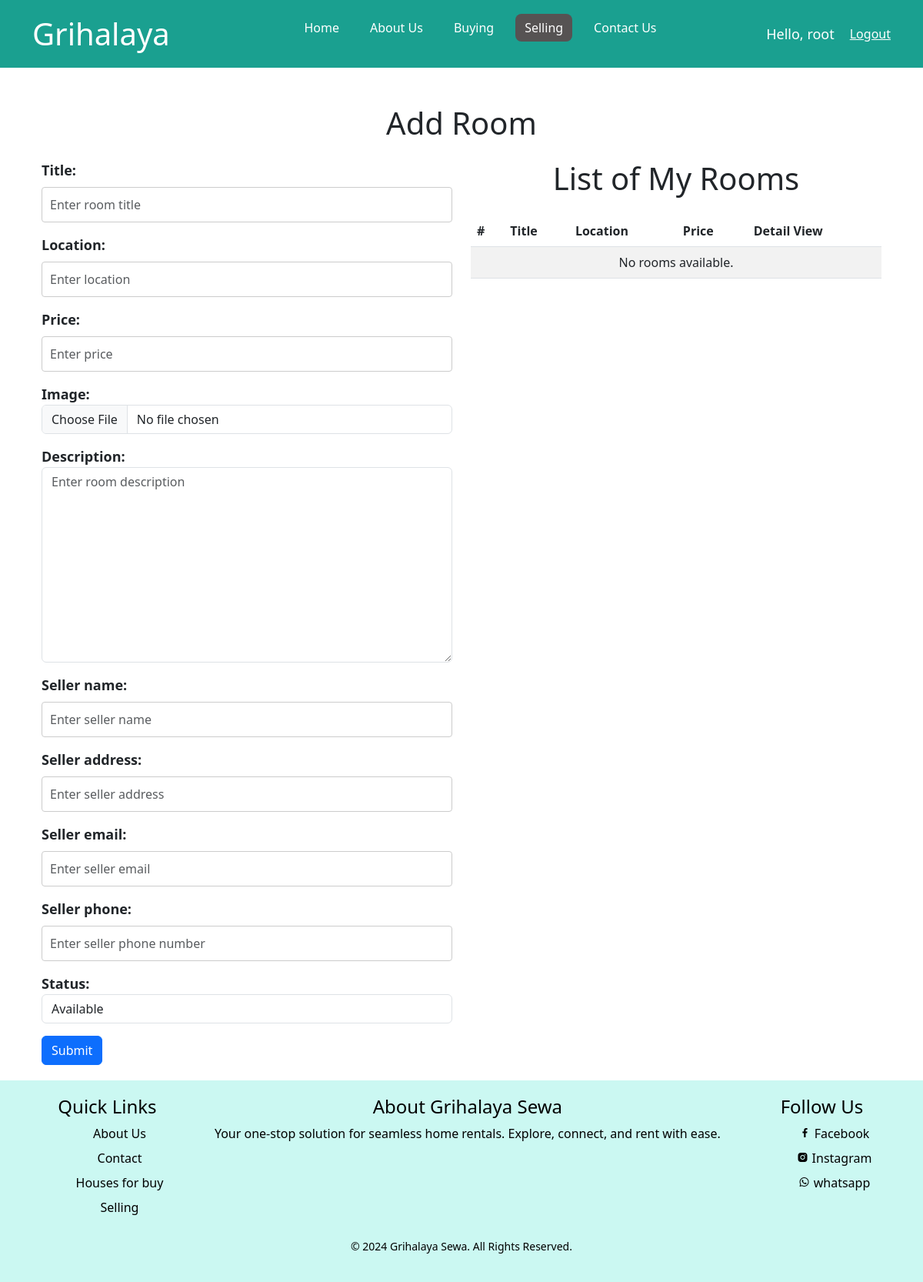
Page /register/sell/8/ (signed in) on the earlier database version.
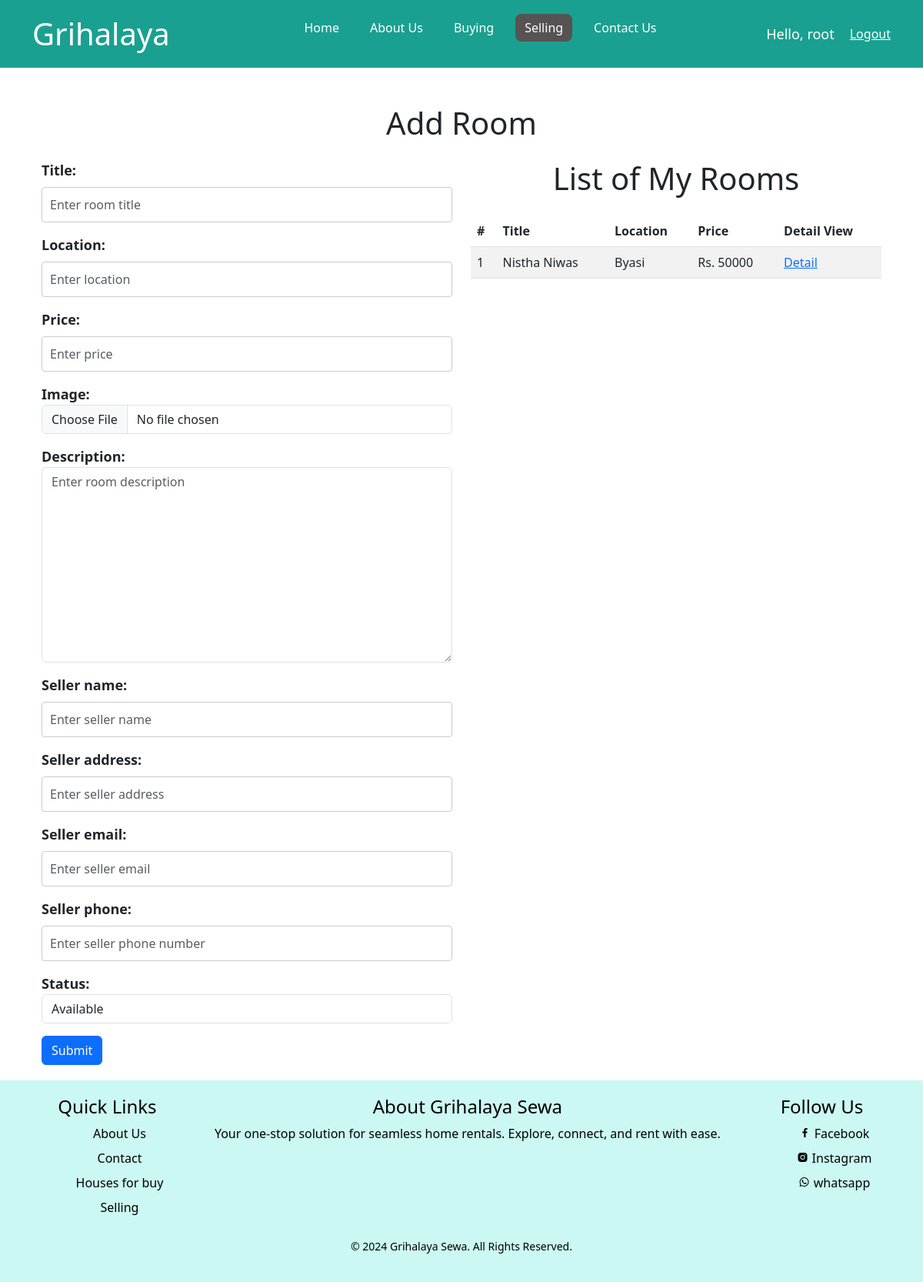
Same page on the later database version.
### register/models.py (models this page shows, shortened)
class Room(models.Model):
    title = models.CharField(max_length=200)  # Title of the room listing
    location = models.CharField(max_length=255)  # Location of the room
    price = models.CharField(max_length=255)  # Price for renting the room
    image = models.ImageField(upload_to='room_images/')  # Image of the room
    description = models.TextField()  # Description of the room
    seller_name = models.CharField(max_length=255)  # Seller's name
    seller_address = models.TextField()  # Seller's address
    seller_email = models.EmailField()  # Seller's email
    seller_phone = models.CharField(max_length=15)  # Seller's phone number
    status = models.CharField(
        max_length=50,
        choices=[('available', 'Available'), ('sold', 'Sold')],
        default='available'
    )  # Room status
    user = models.ForeignKey(User, on_delete=models.CASCADE, related_name='rooms', null=True, blank=True)

### register/views.py (the view)
# urls.py: path('sell/<int:pk>/',views.selling,name="selling"),#room_insert, room_list==id
@login_required(login_url='register:login')
def selling(request,pk):   #insert room
    rooms=Room.objects.filter(user_id=pk)
    if request.method == 'POST':
        form = RoomForm(request.POST, request.FILES)
        if form.is_valid():
            room=form.save(commit=False)
            room.user=request.user
            form.save()
            return redirect('register:buying')  # Redirect to a page showing all rooms or a success page
    else:
        form = RoomForm()
    return render(request,"register/selling/sell_room_insert.html", {"selling":"active",'form': form, 'rooms':rooms})

### templates/register/selling/sell_room_insert.html (shortened to what this page needs)
    {% extends "main/base.html" %}
    {% load static %}
    {% block css %}
    {{ block.super }}
    {% endblock css %}
    {% block content %}
    <div class="container mt-5">
        <h1 class="mb-4">Add Room</h1>
        <div class="row">
            <div class="col-md-6">
                <form method="post" enctype="multipart/form-data">
                    {{ form.as_p }}
                    <button type="submit" class="btn btn-primary">Submit</button>
                </form>
            </div>
            <div class="col-md-6">
                <h1 class="mb-4">List of My Rooms</h1>
                <table class="table table-striped">
                    <thead>
                        <tr>
                            <th>#</th>
                            <th>Title</th>
                            <th>Location</th>
                            <th>Price</th>
                            <th>Detail View</th>
                        </tr>
                    </thead>
                    <tbody>
                        {% for room in rooms %}
                        <tr>
                            <td>{{ forloop.counter }}</td>
                            <td>{{ room.title }}</td>
                            <td>{{ room.location }}</td>
                            <td>{{ room.price }}</td>
                            <td>
                                <a href="{% url 'register:sell_room_detail' room.pk %}">Detail</a>
                            </td>
                        </tr>
                        {% empty %}
                        <tr>
                            <td colspan="5" class="text-center">No rooms available.</td>
                        </tr>
                        {% endfor %}
                    </tbody>
                </table>
            </div>
        </div>
    </div>
    {% endblock content %}

Differences in the rows shown:
added Room: title "Nistha Niwas", location "Byasi", price "Rs. 50000"
Other differences:
text no longer shown: "No rooms available."
